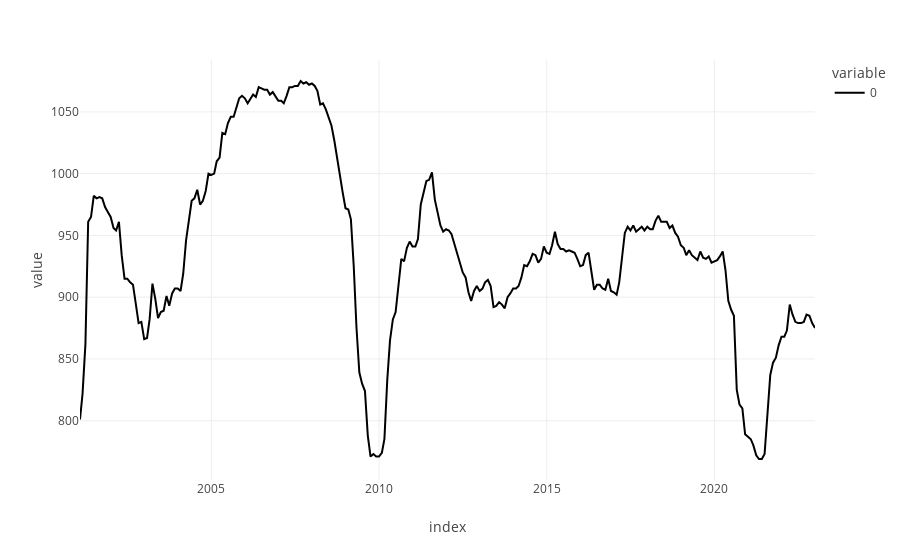

The notebook cell this image was saved under:
### Code cell
pl.notna_plot(raw_pe.iloc[13:])

### Figure 1 — Plotly figure (JSON) as saved in the notebook; plotly's stock layout.template omitted (floating-point values rounded to 4 significant figures; data arrays with more than 128 entries replaced by an {"elided": "..."} marker saying what was removed)
{"data": [{"hovertemplate": "variable=0<br>index=%{x}<br>value=%{y}<extra></extra>", "legendgroup": "0", "line": {"color": "#000001", "dash": "solid"}, "marker": {"symbol": "circle"}, "mode": "lines", "name": "0", "orientation": "v", "showlegend": true, "type": "scatter", "x": {"elided": "264 str values"}, "xaxis": "x", "y": {"elided": "264 int values"}, "yaxis": "y"}], "layout": {"legend": {"title": {"text": "variable"}, "tracegroupgap": 0}, "margin": {"t": 60}, "xaxis": {"anchor": "y", "domain": [0, 1], "title": {"text": "index"}}, "yaxis": {"anchor": "x", "domain": [0, 1], "title": {"text": "value"}}}}
